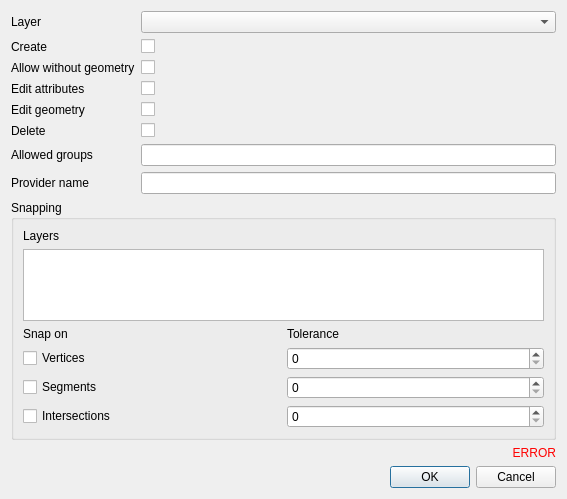
<?xml version="1.0" encoding="UTF-8"?>
<ui version="4.0">
 <class>Dialog</class>
 <widget class="QDialog" name="Dialog">
  <property name="geometry">
   <rect>
    <x>0</x>
    <y>0</y>
    <width>567</width>
    <height>499</height>
   </rect>
  </property>
  <property name="windowTitle">
   <string>Edition layer</string>
  </property>
  <layout class="QVBoxLayout" name="verticalLayout">
   <item>
    <layout class="QFormLayout" name="formLayout">
     <item row="0" column="0">
      <widget class="QLabel" name="label_layer">
       <property name="text">
        <string>Layer</string>
       </property>
      </widget>
     </item>
     <item row="0" column="1">
      <widget class="QgsMapLayerComboBox" name="layer"/>
     </item>
     <item row="1" column="0">
      <widget class="QLabel" name="label_create">
       <property name="text">
        <string>Create</string>
       </property>
       <property name="wordWrap">
        <bool>true</bool>
       </property>
      </widget>
     </item>
     <item row="1" column="1">
      <widget class="QCheckBox" name="create_feature">
       <property name="text">
        <string/>
       </property>
       <property name="checked">
        <bool>false</bool>
       </property>
      </widget>
     </item>
     <item row="2" column="0">
      <widget class="QLabel" name="label_without_geom">
       <property name="text">
        <string>Allow without geometry</string>
       </property>
      </widget>
     </item>
     <item row="2" column="1">
      <widget class="QCheckBox" name="without_geom">
       <property name="text">
        <string/>
       </property>
      </widget>
     </item>
     <item row="3" column="0">
      <widget class="QLabel" name="label_edit_attributes">
       <property name="text">
        <string>Edit attributes</string>
       </property>
      </widget>
     </item>
     <item row="3" column="1">
      <widget class="QCheckBox" name="edit_attributes">
       <property name="text">
        <string/>
       </property>
       <property name="checked">
        <bool>false</bool>
       </property>
      </widget>
     </item>
     <item row="4" column="0">
      <widget class="QLabel" name="label_edit_geometry">
       <property name="text">
        <string>Edit geometry</string>
       </property>
      </widget>
     </item>
     <item row="4" column="1">
      <widget class="QCheckBox" name="edit_geometry">
       <property name="text">
        <string/>
       </property>
      </widget>
     </item>
     <item row="5" column="0">
      <widget class="QLabel" name="label_delete">
       <property name="text">
        <string>Delete</string>
       </property>
      </widget>
     </item>
     <item row="5" column="1">
      <widget class="QCheckBox" name="delete_feature">
       <property name="text">
        <string/>
       </property>
      </widget>
     </item>
     <item row="6" column="1">
      <widget class="QLineEdit" name="allowed_groups"/>
     </item>
     <item row="6" column="0">
      <widget class="QLabel" name="label_allowed_groups">
       <property name="text">
        <string>Allowed groups</string>
       </property>
      </widget>
     </item>
     <item row="7" column="0">
      <widget class="QLabel" name="label_provider">
       <property name="text">
        <string>Provider name</string>
       </property>
      </widget>
     </item>
     <item row="7" column="1">
      <widget class="QLineEdit" name="provider"/>
     </item>
    </layout>
   </item>
   <item>
    <widget class="QGroupBox" name="group_box_snapping">
     <property name="title">
      <string>Snapping</string>
     </property>
     <layout class="QVBoxLayout" name="verticalLayout_2">
      <item>
       <widget class="QLabel" name="label_layers_snapping">
        <property name="text">
         <string>Layers</string>
        </property>
       </widget>
      </item>
      <item>
       <widget class="ListLayersSelection" name="layers"/>
      </item>
      <item>
       <layout class="QGridLayout" name="gridLayout">
        <item row="2" column="1">
         <widget class="QSpinBox" name="segments_tolerance"/>
        </item>
        <item row="3" column="1">
         <widget class="QSpinBox" name="intersections_tolerance"/>
        </item>
        <item row="2" column="0">
         <widget class="QCheckBox" name="snap_segments">
          <property name="text">
           <string>Segments</string>
          </property>
         </widget>
        </item>
        <item row="1" column="0">
         <widget class="QCheckBox" name="snap_node">
          <property name="text">
           <string>Vertices</string>
          </property>
         </widget>
        </item>
        <item row="1" column="1">
         <widget class="QSpinBox" name="vertices_tolerance"/>
        </item>
        <item row="3" column="0">
         <widget class="QCheckBox" name="snap_intersection">
          <property name="text">
           <string>Intersections</string>
          </property>
         </widget>
        </item>
        <item row="0" column="0">
         <widget class="QLabel" name="label">
          <property name="text">
           <string>Snap on</string>
          </property>
         </widget>
        </item>
        <item row="0" column="1">
         <widget class="QLabel" name="label_2">
          <property name="text">
           <string>Tolerance</string>
          </property>
         </widget>
        </item>
       </layout>
      </item>
     </layout>
    </widget>
   </item>
   <item>
    <widget class="QLabel" name="error">
     <property name="styleSheet">
      <string notr="true">QLabel { color : red; }</string>
     </property>
     <property name="text">
      <string notr="true">ERROR</string>
     </property>
     <property name="alignment">
      <set>Qt::AlignRight|Qt::AlignTrailing|Qt::AlignVCenter</set>
     </property>
    </widget>
   </item>
   <item>
    <widget class="QDialogButtonBox" name="button_box">
     <property name="orientation">
      <enum>Qt::Horizontal</enum>
     </property>
     <property name="standardButtons">
      <set>QDialogButtonBox::Cancel|QDialogButtonBox::Ok</set>
     </property>
    </widget>
   </item>
  </layout>
 </widget>
 <customwidgets>
  <customwidget>
   <class>QgsMapLayerComboBox</class>
   <extends>QComboBox</extends>
   <header>qgis.gui</header>
  </customwidget>
  <customwidget>
   <class>ListLayersSelection</class>
   <extends>QListWidget</extends>
   <header>lizmap.qgis_plugin_tools.widgets.list_layers_selection</header>
  </customwidget>
 </customwidgets>
 <resources/>
 <connections/>
</ui>
